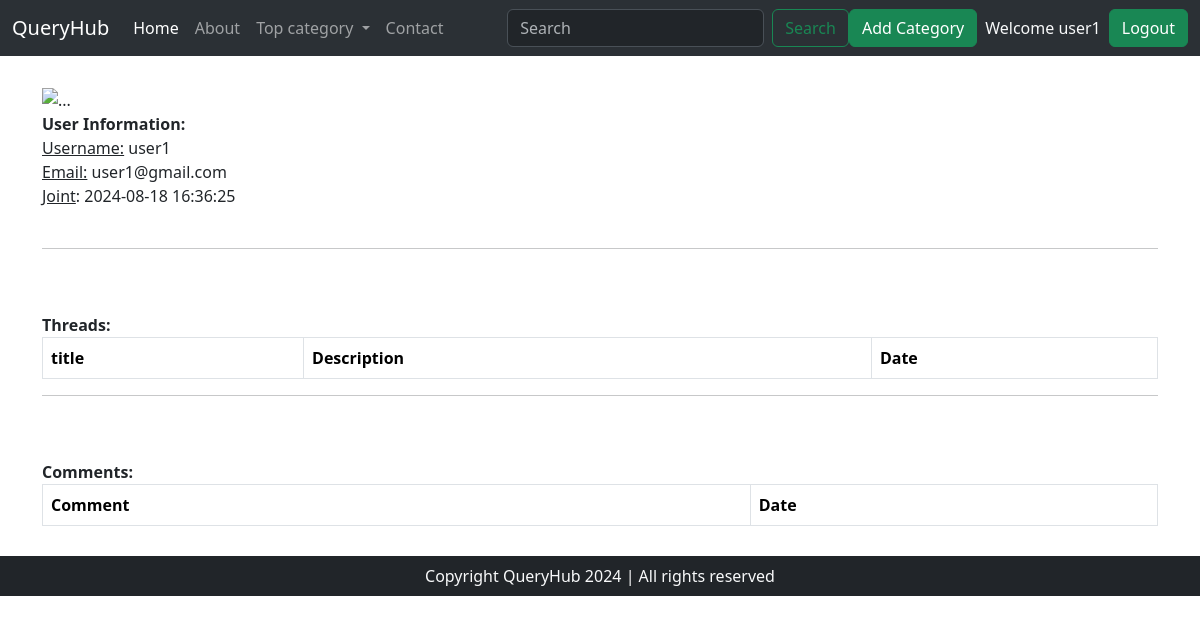
Screenshot of /profile.php?user_id=22 (signed in) with the database file from the repository.
### tables this page shows
CREATE TABLE `users` (
  `sno` int(8) NOT NULL,
  `user_email` varchar(30) NOT NULL,
  `user_name` varchar(30) NOT NULL,
  `user_pass` varchar(255) NOT NULL,
  `timestamp` datetime NOT NULL DEFAULT current_timestamp()
);

### profile.php (the view, shortened to what this page needs)
<!doctype html>
<html lang="en">
<head>
    <link href="https://cdn.jsdelivr.net/npm/bootstrap@5.3.3/dist/css/bootstrap.min.css" rel="stylesheet"
>
</head>
<body>
    <?php include 'partials/_dbconnect.php'; ?>
    <?php include 'partials/_header.php'; ?>
    <div class="container" style="margin: 30px;">
        <img src="https://w7.pngwing.com/pngs/178/595/png-transparent-user-profile-computer-icons-login-user-avatars-thumbnail.png" width="34px" class="mr-3" alt="...">
        <?php
            if(isset($_SESSION['loggedin']) && $_SESSION['loggedin'] == true) {
                $user_id = $_GET['user_id'];
                echo "<br><b>User Information:</b><br>";
                $sql = "SELECT * FROM `users` WHERE sno = $user_id";
                $result = mysqli_query($conn, $sql);
                $row = mysqli_fetch_assoc($result);
                echo "<u>Username:</u> ".$row['user_name']."<br>";
                if($_SESSION['sno'] == $row['sno']) echo "<u>Email:</u>    ".$row['user_email']."<br>";
                echo "<u>Joint</u>:    ".$row['timestamp']."<br><br>";
                echo "<hr><br><br><b>Threads:</b><br>";
                echo '<table class="table table-striped table-bordered">';
                echo '<thead>';
                echo '<tr>';
                echo '<th>title</th>';
                echo '<th>Description</th>';
                echo '<th>Date</th>';
                echo '</tr>';
                echo '</thead>';
                echo '</table>';
                echo "<hr><br><br><b>Comments:</b><br>";
                echo '<table class="table table-striped table-bordered">';
                echo '<thead>';
                echo '<tr>';
                echo '<th>Comment</th>';
                echo '<th>Date</th>';
                echo '</tr>';
                echo '</thead>';
                echo '</table>';
            }
            else echo "Please log in to continue.";
        ?>
    </div>
    <?php include 'partials/_footer.php'; ?>
</body>
</html>

### rows the page displays
users: user_name "user1", user_email "user1@gmail.com", timestamp "2024-08-18 16:36:25"

### other values shown
$_SESSION['username'] "user1"
